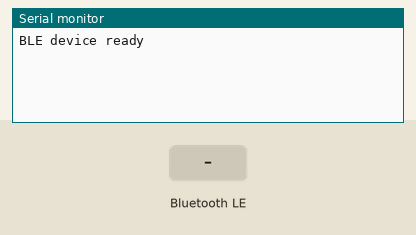
Simulated run of this sketch. Board: ESP32. Parts: the last lines printed to the serial monitor. The inputs (shaded band) are chosen by the test bench. Nothing arrives over Bluetooth unless stated; a phone connects over Bluetooth LE 3 s after start.

Above: at 1.2 s.
1.3 s: Bluetooth LE write "1" received
At 2.5 s:
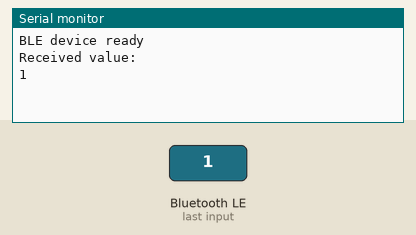
2.8 s: Bluetooth LE write "0" received
At 2.98 s:
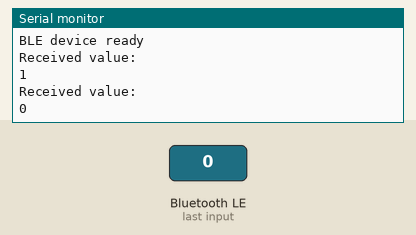
4.5 s: Bluetooth LE write "2" received
At 5.2 s:
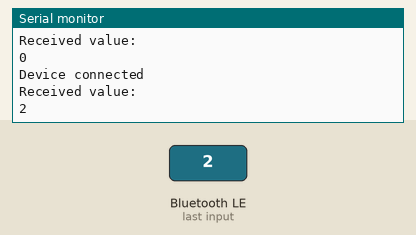

The sketch:

bluetooth.ino
```cpp
#include <BLEDevice.h>
#include <BLEServer.h>
#include <BLEUtils.h>
#include <BLE2902.h>

BLEServer *pServer = NULL;
BLECharacteristic *pCharacteristic = NULL;

#define SERVICE_UUID "4fafc201-1fb5-459e-8fcc-c5c9c331914b"
#define CHARACTERISTIC_UUID "beb5483e-36e1-4688-b7f5-ea07361b26a8"

class ServerCallbacks : public BLEServerCallbacks
{
  void onConnect(BLEServer *pServer)
  {
    Serial.println("Device connected");
  }

  void onDisconnect(BLEServer *pServer)
  {
    Serial.println("Device disconnected");
  }
};

class CharacteristicCallbacks : public BLECharacteristicCallbacks
{
  void onWrite(BLECharacteristic *pCharacteristic)
  {
    String value = pCharacteristic->getValue();

    if (value.length() > 0)
    {
      Serial.println("Received value: ");
      for (int i = 0; i < value.length(); i++)
      {
        Serial.print(value[i]);
      }

      Serial.println();
    }
  }
};

void setup()
{
  Serial.begin(115200);

  // Create the BLE Device
  BLEDevice::init("Scoobies Penguin");

  // Create the BLE Server
  pServer = BLEDevice::createServer();
  pServer->setCallbacks(new ServerCallbacks());

  // Create the BLE Service
  BLEService *pService = pServer->createService(SERVICE_UUID);

  // Create a BLE Characteristic
  pCharacteristic = pService->createCharacteristic(
      CHARACTERISTIC_UUID,
      BLECharacteristic::PROPERTY_READ |
          BLECharacteristic::PROPERTY_WRITE |
          BLECharacteristic::PROPERTY_NOTIFY |
          BLECharacteristic::PROPERTY_INDICATE);

  pCharacteristic->setCallbacks(new CharacteristicCallbacks());

  // Start the service
  pService->start();

  // Start advertising
  BLEAdvertising *pAdvertising = BLEDevice::getAdvertising();
  pAdvertising->addServiceUUID(SERVICE_UUID);
  pAdvertising->setScanResponse(true);
  pAdvertising->setMinPreferred(0x06);
  pAdvertising->setMinPreferred(0x12);
  BLEDevice::startAdvertising();

  Serial.println("BLE device ready");
}

void loop()
{
}
```

Measured:
- after the input at 1.3 s, the serial monitor: prints a new line after 0.05 s (image 1)
- after the input at 2.8 s, the serial monitor: prints a new line after 0.05 s (image 2)
- after the input at 4.5 s, the serial monitor: prints a new line after 0.05 s (image 3)
